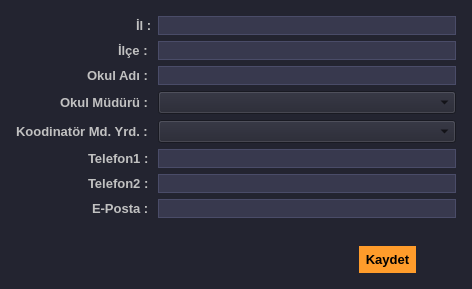
<?xml version="1.0" encoding="UTF-8"?>
<ui version="4.0">
 <class>Form</class>
 <widget class="QWidget" name="Form">
  <property name="geometry">
   <rect>
    <x>0</x>
    <y>0</y>
    <width>472</width>
    <height>289</height>
   </rect>
  </property>
  <property name="font">
   <font>
    <family>MS Shell Dlg 2</family>
    <pointsize>10</pointsize>
    <weight>75</weight>
    <bold>true</bold>
   </font>
  </property>
  <property name="windowTitle">
   <string>Form</string>
  </property>
  <property name="styleSheet">
   <string notr="true">/*Copyright (c) DevSec Studio. All rights reserved.

MIT License

Permission is hereby granted, free of charge, to any person obtaining a copy
of this software and associated documentation files (the &quot;Software&quot;), to deal
in the Software without restriction, including without limitation the rights
to use, copy, modify, merge, publish, distribute, sublicense, and/or sell
copies of the Software, and to permit persons to whom the Software is
furnished to do so, subject to the following conditions:

The above copyright notice and this permission notice shall be included in all
copies or substantial portions of the Software.

THE SOFTWARE IS PROVIDED *AS IS*, WITHOUT WARRANTY OF ANY KIND, EXPRESS OR
IMPLIED, INCLUDING BUT NOT LIMITED TO THE WARRANTIES OF MERCHANTABILITY,
FITNESS FOR A PARTICULAR PURPOSE AND NONINFRINGEMENT. IN NO EVENT SHALL THE
AUTHORS OR COPYRIGHT HOLDERS BE LIABLE FOR ANY CLAIM, DAMAGES OR OTHER
LIABILITY, WHETHER IN AN ACTION OF CONTRACT, TORT OR OTHERWISE, ARISING FROM,
OUT OF OR IN CONNECTION WITH THE SOFTWARE OR THE USE OR OTHER DEALINGS IN THE SOFTWARE.
*/

/*-----QWidget-----*/
QWidget
{
	background-color: #232430;
	color: #000000;
	border-color: #000000;

}


/*-----QLabel-----*/
QLabel
{
	background-color: #232430;
	color: #c1c1c1;
	border-color: #000000;

}


/*-----QPushButton-----*/
QPushButton
{
	background-color: #ff9c2b;
	color: #000000;
	font-weight: bold;
	border-style: solid;
	border-color: #000000;
	padding: 6px;

}


QPushButton::hover
{
	background-color: #ffaf5d;

}


QPushButton::pressed
{
	background-color: #dd872f;

}


/*-----QToolButton-----*/
QToolButton
{
	background-color: #ff9c2b;
	color: #000000;
	font-weight: bold;
	border-style: solid;
	border-color: #000000;
	padding: 6px;

}


QToolButton::hover
{
	background-color: #ffaf5d;

}


QToolButton::pressed
{
	background-color: #dd872f;

}


/*-----QLineEdit-----*/
QLineEdit
{
	background-color: #38394e;
	color: #c1c1c1;
	border-style: solid;
	border-width: 1px;
	border-color: #4a4c68;

}


/*-----QTableView-----*/
QTableView, 
QHeaderView, 
QTableView::item 
{
	background-color: #232430;
	color: #c1c1c1;
	border: none;

}


QTableView::item:selected 
{ 
    background-color: #41424e;
    color: #c1c1c1;

}


QHeaderView::section:horizontal 
{
    background-color: #232430;
	border: 1px solid #37384d;
	padding: 5px;

}


QTableView::indicator{
	background-color: #1d1d28;
	border: 1px solid #37384d;

}


QTableView::indicator:checked{
	image:url(&quot;./ressources/check.png&quot;); /*To replace*/
	background-color: #1d1d28;

}

/*-----QTabWidget-----*/
QTabWidget::pane 
{ 
    border: none;

}


QTabWidget::tab-bar 
{
    left: 5px; 

}


QTabBar::tab 
{
    color: #c1c1c1;
    min-width: 1px;
	padding-left: 25px;
	margin-left:-22px;
    height: 28px;
	border: none;

}


QTabBar::tab:selected 
{
    color: #c1c1c1;
	font-weight: bold;
    height: 28px;

}


QTabBar::tab:!first 
{
    margin-left: -20px;

}


QTabBar::tab:hover 
{
    color: #DDD;

}


/*-----QScrollBar-----*/
QScrollBar:horizontal 
{
    background-color: transparent;
    height: 8px;
    margin: 0px;
    padding: 0px;

}


QScrollBar::handle:horizontal 
{
    border: none;
	min-width: 100px;
    background-color: #56576c;

}


QScrollBar::add-line:horizontal, 
QScrollBar::sub-line:horizontal,
QScrollBar::add-page:horizontal, 
QScrollBar::sub-page:horizontal 
{
    width: 0px;
    background-color: transparent;

}


QScrollBar:vertical 
{
    background-color: transparent;
    width: 8px;
    margin: 0;

}


QScrollBar::handle:vertical 
{
    border: none;
	min-height: 100px;
    background-color: #56576c;

}


QScrollBar::add-line:vertical, 
QScrollBar::sub-line:vertical,
QScrollBar::add-page:vertical, 
QScrollBar::sub-page:vertical 
{
    height: 0px;
    background-color: transparent;

}
</string>
  </property>
  <layout class="QGridLayout" name="gridLayout">
   <item row="0" column="0">
    <layout class="QVBoxLayout" name="verticalLayout_2" stretch="0,0,0">
     <property name="leftMargin">
      <number>5</number>
     </property>
     <property name="topMargin">
      <number>5</number>
     </property>
     <property name="rightMargin">
      <number>5</number>
     </property>
     <property name="bottomMargin">
      <number>5</number>
     </property>
     <item>
      <layout class="QFormLayout" name="formLayout">
       <property name="labelAlignment">
        <set>Qt::AlignRight|Qt::AlignTrailing|Qt::AlignVCenter</set>
       </property>
       <item row="0" column="0">
        <widget class="QLabel" name="label">
         <property name="text">
          <string>İl :</string>
         </property>
        </widget>
       </item>
       <item row="0" column="1">
        <widget class="QLineEdit" name="le_city"/>
       </item>
       <item row="1" column="0">
        <widget class="QLabel" name="label_2">
         <property name="text">
          <string>İlçe : </string>
         </property>
        </widget>
       </item>
       <item row="2" column="0">
        <widget class="QLabel" name="label_3">
         <property name="text">
          <string>Okul Adı : </string>
         </property>
        </widget>
       </item>
       <item row="1" column="1">
        <widget class="QLineEdit" name="le_county"/>
       </item>
       <item row="2" column="1">
        <widget class="QLineEdit" name="le_school_name"/>
       </item>
       <item row="3" column="0">
        <widget class="QLabel" name="label_5">
         <property name="text">
          <string>Okul Müdürü : </string>
         </property>
        </widget>
       </item>
       <item row="3" column="1">
        <widget class="QComboBox" name="cmb_school_manager"/>
       </item>
       <item row="4" column="1">
        <widget class="QComboBox" name="cmb_manager_asistant"/>
       </item>
       <item row="4" column="0">
        <widget class="QLabel" name="label_6">
         <property name="text">
          <string>Koodinatör Md. Yrd. : </string>
         </property>
        </widget>
       </item>
       <item row="5" column="0">
        <widget class="QLabel" name="label_4">
         <property name="text">
          <string>Telefon1 : </string>
         </property>
        </widget>
       </item>
       <item row="5" column="1">
        <widget class="QLineEdit" name="le_phone1"/>
       </item>
       <item row="6" column="0">
        <widget class="QLabel" name="label_7">
         <property name="text">
          <string>Telefon2 : </string>
         </property>
        </widget>
       </item>
       <item row="6" column="1">
        <widget class="QLineEdit" name="le_phone2"/>
       </item>
       <item row="7" column="0">
        <widget class="QLabel" name="label_8">
         <property name="text">
          <string>E-Posta : </string>
         </property>
        </widget>
       </item>
       <item row="7" column="1">
        <widget class="QLineEdit" name="le_email"/>
       </item>
      </layout>
     </item>
     <item>
      <spacer name="verticalSpacer">
       <property name="orientation">
        <enum>Qt::Vertical</enum>
       </property>
       <property name="sizeHint" stdset="0">
        <size>
         <width>20</width>
         <height>40</height>
        </size>
       </property>
      </spacer>
     </item>
     <item>
      <layout class="QHBoxLayout" name="horizontalLayout" stretch="10,0,0">
       <item>
        <spacer name="horizontalSpacer">
         <property name="orientation">
          <enum>Qt::Horizontal</enum>
         </property>
         <property name="sizeHint" stdset="0">
          <size>
           <width>40</width>
           <height>20</height>
          </size>
         </property>
        </spacer>
       </item>
       <item>
        <widget class="QPushButton" name="btn_save">
         <property name="text">
          <string>Kaydet</string>
         </property>
        </widget>
       </item>
       <item>
        <spacer name="horizontalSpacer_4">
         <property name="orientation">
          <enum>Qt::Horizontal</enum>
         </property>
         <property name="sizeHint" stdset="0">
          <size>
           <width>40</width>
           <height>20</height>
          </size>
         </property>
        </spacer>
       </item>
      </layout>
     </item>
    </layout>
   </item>
  </layout>
 </widget>
 <resources/>
 <connections/>
</ui>
